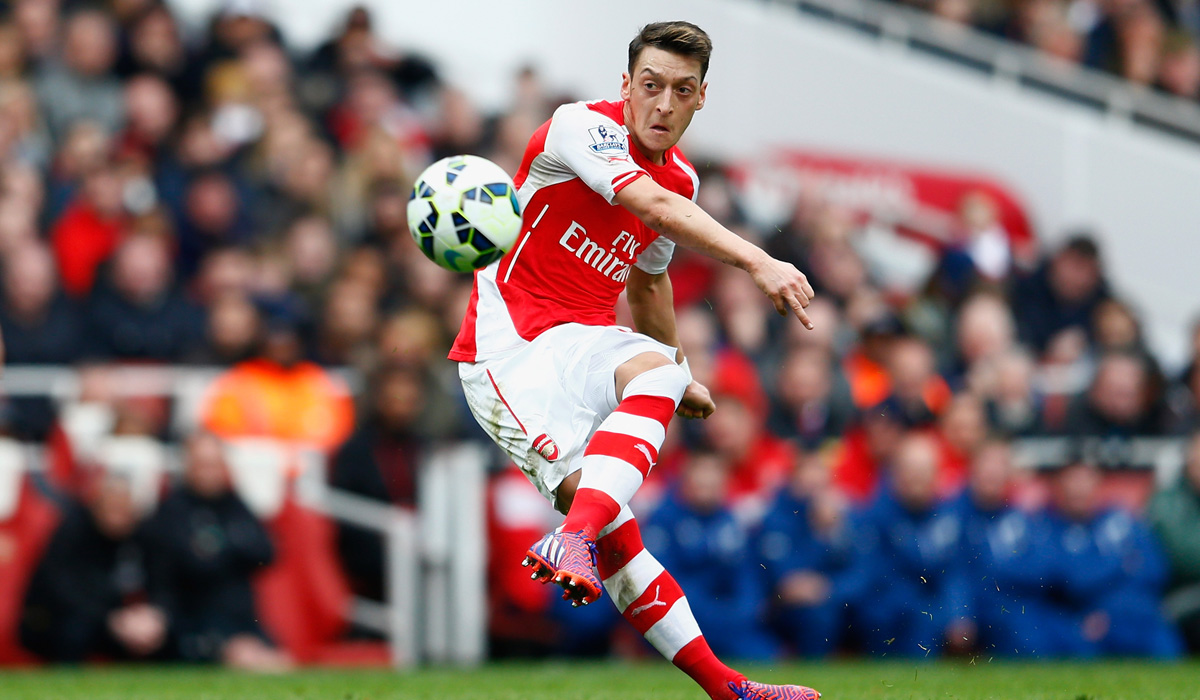
#> input picture arsenal-mesut-ozil.jpg, 1200 x 700 px
$ python thresholding_image.py
#> lines starting #> are read from the running program, lines starting #| are printed output that depends on the picture; after the words box and inside, x2 and y2 are one past the last pixel; in counts of white or black regions, pixels touching at a corner belong together
import cv2
def displayThresholdedImage(im,threshold_value,max_value,type):
    cv2.imshow('thresholded',cv2.threshold(im,threshold_value,max_value,type)[1])
    cv2.waitKey(0)
    cv2.destroyAllWindows()
def displayAdaptiveThresholdedImage(im,file_name,max_value=255,block_size=11,c=2,type=cv2.THRESH_BINARY,adaptive_type=cv2.ADAPTIVE_THRESH_MEAN_C):
    im = cv2.adaptiveThreshold(im,max_value,adaptive_type,type,block_size,c)
    cv2.imwrite(file_name,im)
    cv2.imshow('adaptive threshold',im)
    cv2.waitKey(0)
    cv2.destroyAllWindows()
im = cv2.imread('arsenal-mesut-ozil.jpg',0)
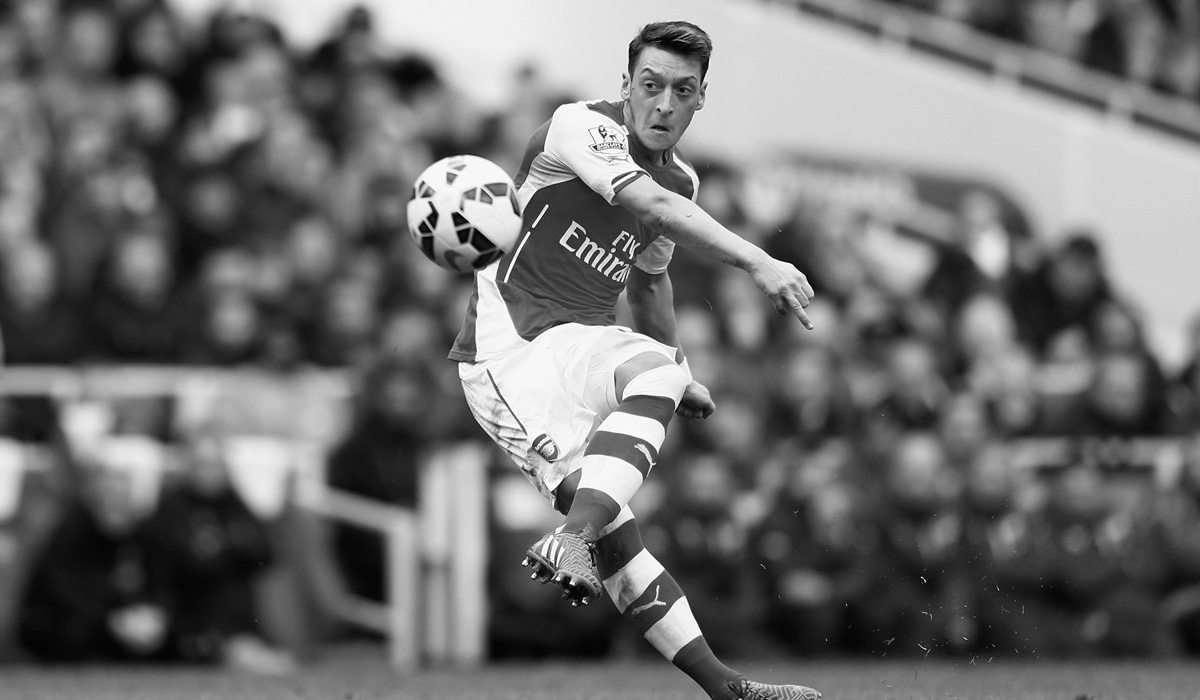
#> im: shape (700, 1200); min 0, max 255, mean 112
im1 = cv2.imread('arsenal-mesut-ozil.jpg')
#> im1 is the input picture: shape (700, 1200, 3); mean B, G, R 106.4, 106.2, 125.6
displayThresholdedImage(im,127,255,cv2.THRESH_BINARY)
#> in displayThresholdedImage, `cv2.imshow('thresholded',cv2.threshold(im,threshold_value,max_value,ty..`:
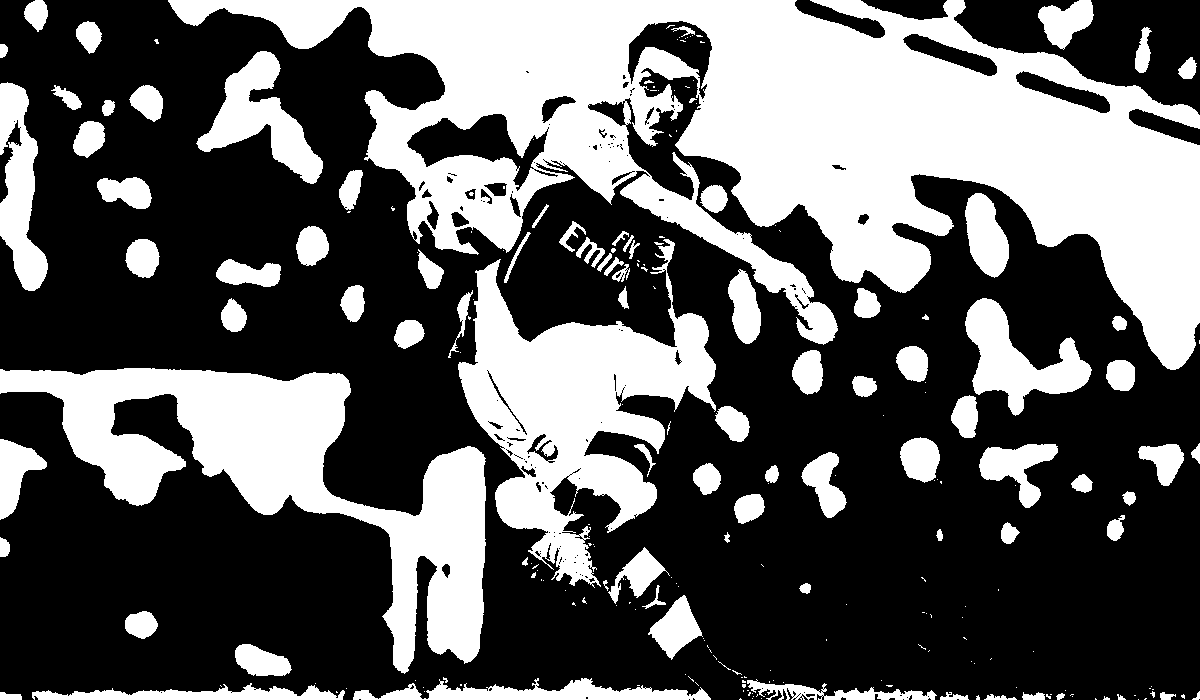
#> window 'thresholded': shape (700, 1200); 37.4% white; 236 white regions (147 under 20 px), largest, box (x1, y1, x2, y2) and area: (168, 0, 1200, 370) 160051, (0, 368, 486, 674) 46658, (458, 239, 716, 588) 36450
displayThresholdedImage(im,127,255,cv2.THRESH_BINARY_INV)
displayThresholdedImage(im,127,255,cv2.THRESH_TOZERO)
#> call 3 of displayThresholdedImage, with threshold_value = 127, max_value = 255, type = 3
#> in displayThresholdedImage (call 3), `cv2.imshow('thresholded',cv2.threshold(im,threshold_value,max_value,ty..`:
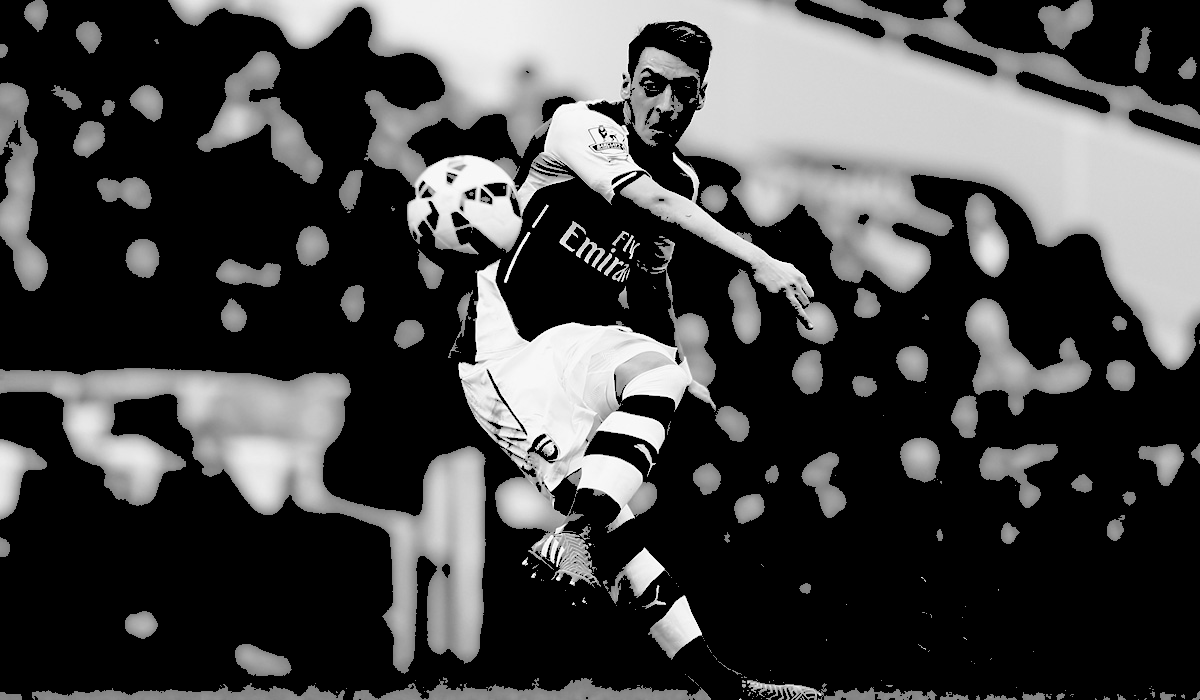
#> window 'thresholded': shape (700, 1200); min 0, max 255, mean 69.3
displayAdaptiveThresholdedImage(im,'mozil_sketch1.png')
#> in displayAdaptiveThresholdedImage, `im = cv2.adaptiveThreshold(im,max_value,adaptive_type,type,block_size,c)`:
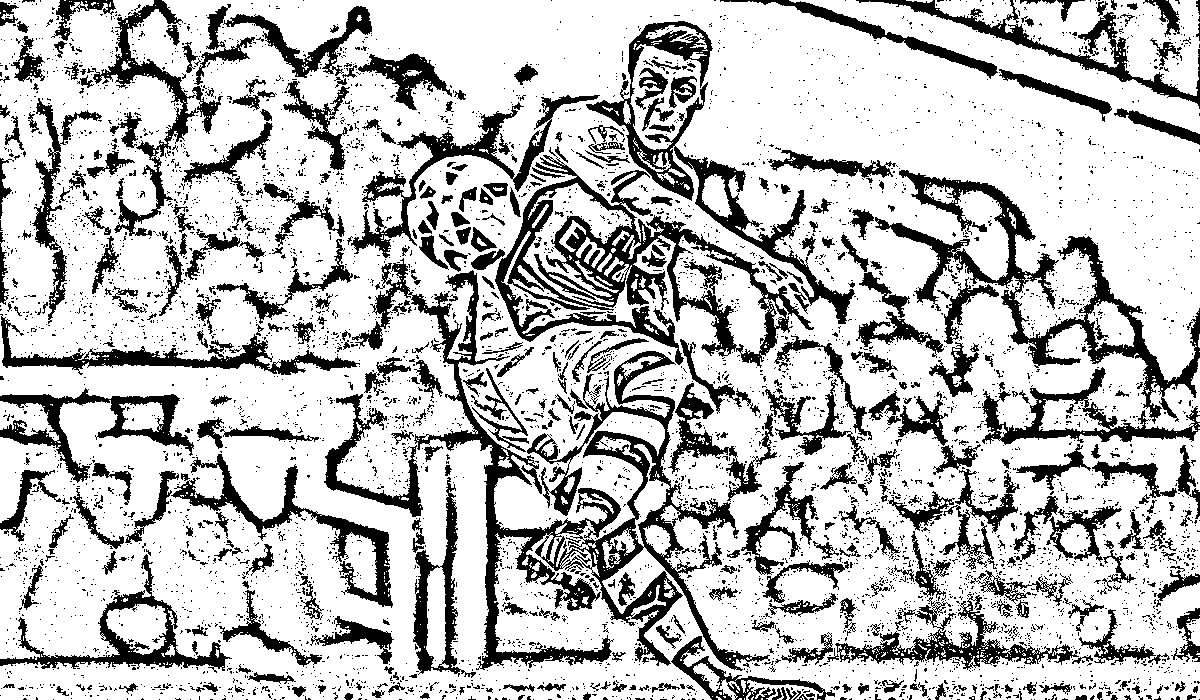
#> im: shape (700, 1200); 75% white; 5672 black regions (5207 under 20 px), largest, box (x1, y1, x2, y2) and area: (352, 258, 770, 671) 25035, (495, 147, 814, 368) 15585, (875, 170, 1200, 424) 11408
displayAdaptiveThresholdedImage(im,'mozil_sketch2.png',adaptive_type=cv2.ADAPTIVE_THRESH_GAUSSIAN_C,)
#> call 2 of displayAdaptiveThresholdedImage, with file_name = 'mozil_sketch2.png', max_value = 255, block_size = 11, c = 2, type = 0, adaptive_type = 1
#> in displayAdaptiveThresholdedImage (call 2), `im = cv2.adaptiveThreshold(im,max_value,adaptive_type,type,block_size,c)`:
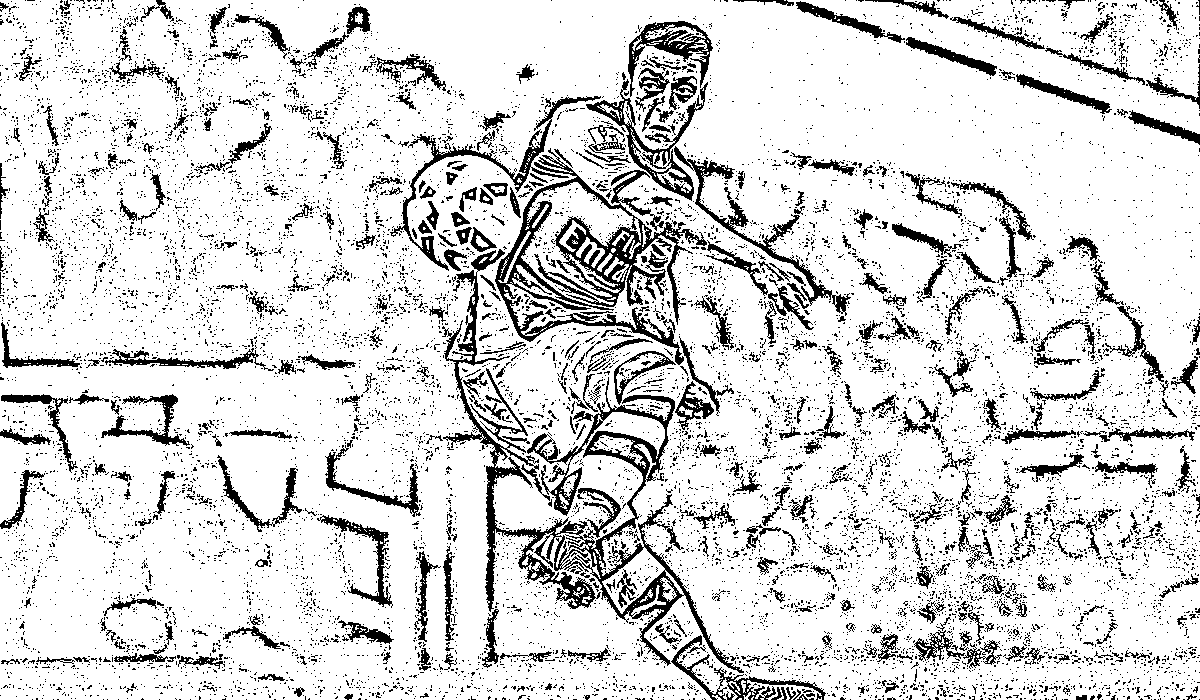
#> im: shape (700, 1200); 84.9% white; 11670 black regions (11153 under 20 px), largest, box (x1, y1, x2, y2) and area: (442, 249, 744, 673) 14819, (495, 148, 707, 365) 10131, (390, 96, 601, 271) 2442

$ run again, with sunflower.jpeg copied over arsenal-mesut-ozil.jpg
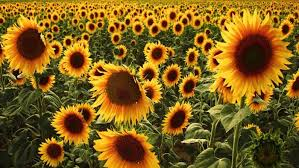
#> input picture sunflower.jpeg, 299 x 168 px
#> im1 is the input picture: shape (168, 299, 3); mean B, G, R 28.2, 94.5, 126.8
#> in displayThresholdedImage, `cv2.imshow('thresholded',cv2.threshold(im,threshold_value,max_value,ty..`:
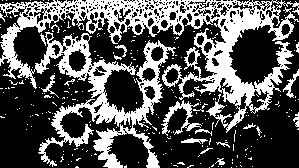
#> window 'thresholded': shape (168, 299); 33.4% white; 251 white regions (233 under 20 px), largest, box (x1, y1, x2, y2) and area: (0, 0, 299, 168) 15094, (161, 100, 202, 136) 405, (283, 69, 299, 98) 125
#> in displayAdaptiveThresholdedImage (call 2), `im = cv2.adaptiveThreshold(im,max_value,adaptive_type,type,block_size,c)`:
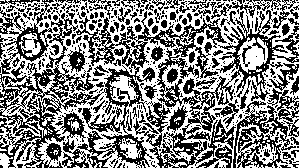
#> im: shape (168, 299); 51.9% white; black in thin lines or dots
